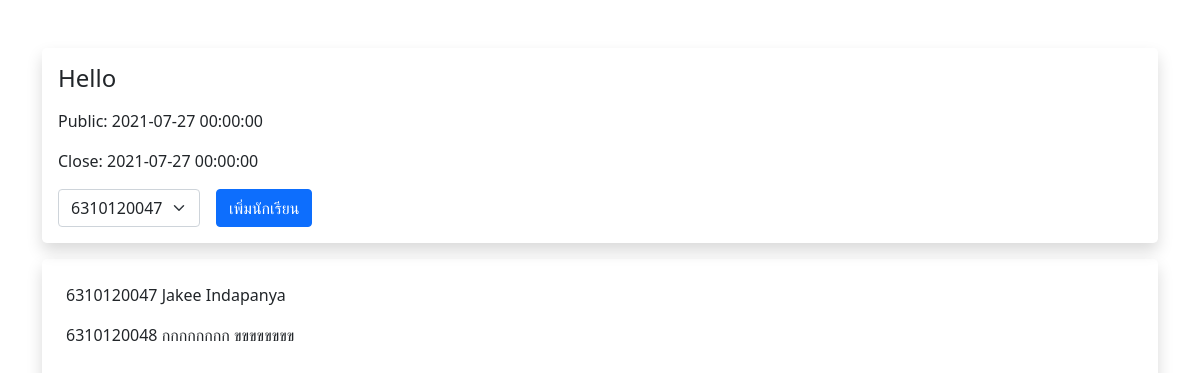
Screenshot of /scholarships/1 with the database file from the repository.
### scitun/models.py (models this page shows)
class Scholarship(Base):
    __tablename__ = "scholarships"
    scholarship_id = sa.Column(sa.Integer, primary_key=True, autoincrement=True)
    name = sa.Column(sa.String)
    description = sa.Column(sa.String)
    public_date = sa.Column(sa.DateTime, default=datetime.datetime.now())
    close_date = sa.Column(sa.DateTime, default=datetime.datetime.now())
    students = sa.orm.relationship(
        "Student", secondary=student_scholarship, back_populates="scholarships"
    )

class Student(Base):
    __tablename__ = "students"
    student_id = sa.Column(sa.Integer, primary_key=True)
    first_name = sa.Column(sa.String)
    last_name = sa.Column(sa.String)
    email = sa.Column(sa.String, nullable=True)
    lecturer_id = sa.Column(sa.Integer, sa.ForeignKey("lecturers.lecturer_id"))
    scholarships = sa.orm.relationship(
        "Scholarship", secondary=student_scholarship, back_populates="students"
    )

### scitun/main.py (the view)
@app.route("/scholarships/<scholarship_id>")
def scholarship_view(scholarship_id):
    form = forms.AssignStudent()
    students = models.Student.query.all()
    form.student.choices = [
        (student.student_id, student.student_id) for student in students
    ]
    scholarship = models.Scholarship.query.filter_by(
        scholarship_id=scholarship_id
    ).first()
    if not form.validate_on_submit():
        return render_template(
            "/scholarships/view.html", scholarship=scholarship, form=form
        )
    return redirect(
        url_for("scholarship_view", scholarship_id=scholarship.scholarship_id)
    )

### scitun/forms.py
class AssignStudent(FlaskForm):
    student = fields.SelectField("Students", choices=[])

### scitun/templates/scholarships/view.html (shortened to what this page needs)
{% extends "base/base.html" %}
{% block body %}
<div class="container mt-5">
  <div class="p-3 rounded-3 shadow">
    <h4>
      {{ scholarship.name }}
    </h4>
    <p>
      Public: {{ scholarship.public_date }}
    </p>
    <p>
      Close: {{ scholarship.close_date }}
    </p>
    <form class="row g-3" action="{{ url_for('scholarship_assign_student') }}" method="POST">
      <div class="col-auto">
        {{ form.student(class="form-select") }}
      </div>
      <div class="col-auto">
        <button type="submit" class="btn btn-primary">เพิ่มนักเรียน</button>
      </div>
    </form>
  </div>
  <div class="p-4 rounded-3 shadow mt-3">
    {% for student in scholarship.students %}
    <p>
      {{ student.student_id }}
      {{ student.first_name }}
      {{ student.last_name }}
    </p>
    {% endfor %}
  </div>
</div>
{% endblock %}

### rows the page displays
Scholarship: name "Hello", public_date "2021-07-27 00:00:00", close_date "2021-07-27 00:00:00"
Student: student_id "6310120047", first_name "Jakee", last_name "Indapanya"
Student: student_id "6310120048", first_name "กกกกกกกก", last_name "ขขขขขขขข"
